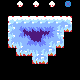

Below is a game level as drawn by its tile map, then a one-line description and the .tmx file that defines it, in full:
An orthogonal 10x10 tile map with 8x8 px tiles, 5 tile layers (draft, bg, map, entity, ...), 2 tilesets.

<map version="1.9" tiledversion="1.9.2" orientation="orthogonal" renderorder="right-down" width="10" height="10" tilewidth="8" tileheight="8" infinite="0" nextlayerid="7" nextobjectid="1">
 <editorsettings>
  <export target="../assets/world/room/level2a.json" format="json" />
 </editorsettings>
 <tileset firstgid="1" source="tools.tsx" />
 <tileset firstgid="325" source="ice.tsx" />
 <layer id="5" name="draft" width="10" height="10">
  <data encoding="csv">
0,0,0,0,0,0,0,0,0,0,
0,0,0,0,0,0,0,0,0,0,
0,2,2,2,2,2,2,2,2,0,
0,2,2,2,2,2,2,2,2,0,
0,2,2,2,2,2,2,2,0,0,
0,2,2,2,2,2,2,2,0,0,
0,0,2,2,2,2,2,0,0,0,
0,0,0,0,2,2,0,0,0,0,
0,0,0,0,0,0,0,0,0,0,
0,0,0,0,0,0,0,0,0,0
</data>
 </layer>
 <layer id="1" name="bg" width="10" height="10">
  <data encoding="csv">
0,0,0,0,0,0,0,0,0,0,
0,0,0,0,0,0,0,0,0,0,
0,0,0,0,0,0,0,0,0,0,
0,0,0,0,0,0,0,0,0,0,
0,0,0,0,0,0,0,0,0,0,
0,0,0,0,0,0,0,0,0,0,
0,0,0,0,0,0,0,0,0,0,
0,0,0,0,0,0,0,0,0,0,
0,0,0,0,0,0,0,0,0,0,
0,0,0,0,0,0,0,0,0,0
</data>
 </layer>
 <layer id="3" name="map" width="10" height="10">
  <data encoding="csv">
0,0,0,0,0,0,0,0,0,0,
0,0,0,0,0,0,0,0,0,0,
0,325,326,326,326,326,326,326,327,0,
0,338,374,375,375,375,376,328,353,0,
0,338,400,386,388,385,402,340,0,0,
0,351,329,400,401,402,328,353,0,0,
0,0,351,352,329,328,353,0,0,0,
0,0,0,0,351,353,0,0,0,0,
0,0,0,0,0,0,0,0,0,0,
0,0,0,0,0,0,0,0,0,0
</data>
 </layer>
 <layer id="4" name="entity" width="10" height="10">
  <data encoding="csv">
0,0,6,0,6,0,6,0,10,0,
0,0,0,0,0,0,0,0,0,0,
0,0,0,0,0,0,0,0,0,0,
0,0,0,0,0,0,0,0,0,0,
0,0,0,0,0,0,0,0,0,0,
0,0,0,0,0,0,0,0,0,0,
0,0,0,0,0,0,0,0,0,0,
0,0,0,0,0,0,0,0,0,0,
0,0,0,0,0,0,0,0,0,0,
0,0,0,0,0,0,0,0,0,0
</data>
 </layer>
 <layer id="2" name="fg" width="10" height="10">
  <data encoding="csv">
0,0,0,0,0,0,0,0,0,0,
0,0,0,0,0,0,0,0,0,0,
0,0,0,0,0,0,0,0,0,0,
0,0,0,0,0,0,0,0,0,0,
0,0,0,0,0,0,0,0,0,0,
0,0,0,0,0,0,0,0,0,0,
0,0,0,0,0,0,0,0,0,0,
0,0,0,0,0,0,0,0,0,0,
0,0,0,0,0,0,0,0,0,0,
0,0,0,0,0,0,0,0,0,0
</data>
 </layer>
</map>
